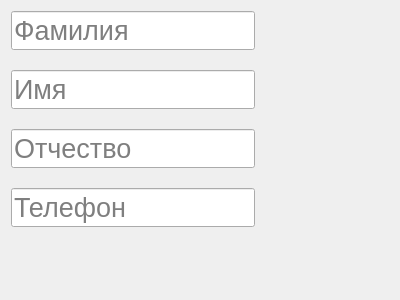
<?xml version="1.0" encoding="UTF-8"?>
<ui version="4.0">
 <class>ContentWidgetMastersCreator</class>
 <widget class="QWidget" name="ContentWidgetMastersCreator">
  <property name="geometry">
   <rect>
    <x>0</x>
    <y>0</y>
    <width>400</width>
    <height>300</height>
   </rect>
  </property>
  <property name="windowTitle">
   <string>Form</string>
  </property>
  <layout class="QGridLayout" name="gridLayout">
   <item row="0" column="0">
    <layout class="QVBoxLayout" name="verticalLayout">
     <property name="spacing">
      <number>20</number>
     </property>
     <item>
      <widget class="QLineEdit" name="surname">
       <property name="font">
        <font>
         <pointsize>20</pointsize>
        </font>
       </property>
       <property name="placeholderText">
        <string>Фамилия</string>
       </property>
      </widget>
     </item>
     <item>
      <widget class="QLineEdit" name="name">
       <property name="font">
        <font>
         <pointsize>20</pointsize>
        </font>
       </property>
       <property name="placeholderText">
        <string>Имя</string>
       </property>
      </widget>
     </item>
     <item>
      <widget class="QLineEdit" name="patronymic">
       <property name="font">
        <font>
         <pointsize>20</pointsize>
        </font>
       </property>
       <property name="placeholderText">
        <string>Отчество</string>
       </property>
      </widget>
     </item>
     <item>
      <widget class="QLineEdit" name="telephone">
       <property name="font">
        <font>
         <pointsize>20</pointsize>
        </font>
       </property>
       <property name="text">
        <string/>
       </property>
       <property name="placeholderText">
        <string>Телефон</string>
       </property>
      </widget>
     </item>
     <item>
      <widget class="QLabel" name="messageLabel">
       <property name="font">
        <font>
         <pointsize>20</pointsize>
        </font>
       </property>
       <property name="text">
        <string/>
       </property>
      </widget>
     </item>
    </layout>
   </item>
   <item row="0" column="1">
    <spacer name="horizontalSpacer">
     <property name="orientation">
      <enum>Qt::Horizontal</enum>
     </property>
     <property name="sizeHint" stdset="0">
      <size>
       <width>119</width>
       <height>20</height>
      </size>
     </property>
    </spacer>
   </item>
   <item row="1" column="0">
    <spacer name="verticalSpacer">
     <property name="orientation">
      <enum>Qt::Vertical</enum>
     </property>
     <property name="sizeHint" stdset="0">
      <size>
       <width>20</width>
       <height>55</height>
      </size>
     </property>
    </spacer>
   </item>
  </layout>
 </widget>
 <resources/>
 <connections/>
</ui>
